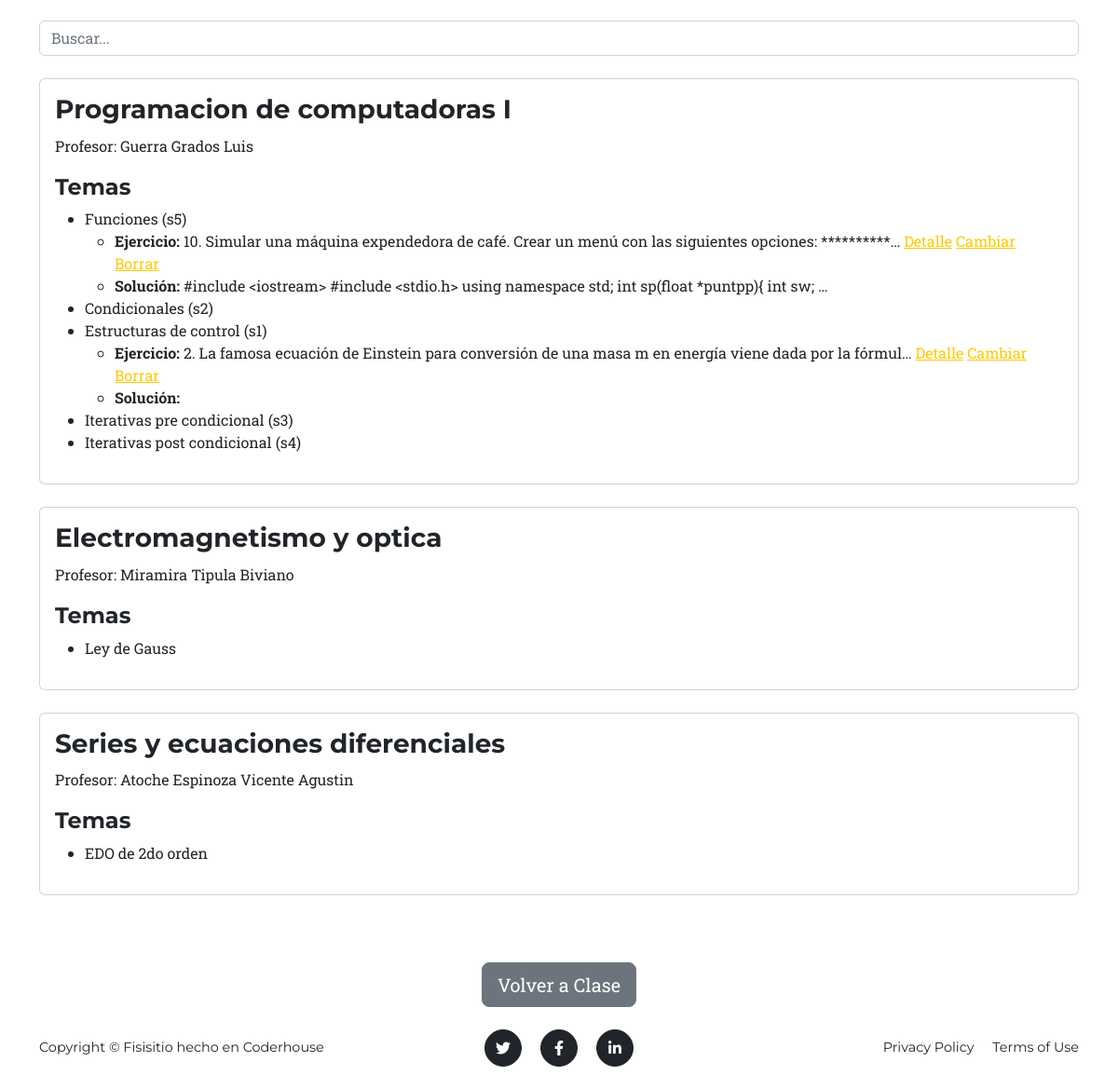
The page /Clase/ejerciciocategoria/list/ (lower part) on the database as committed earlier.
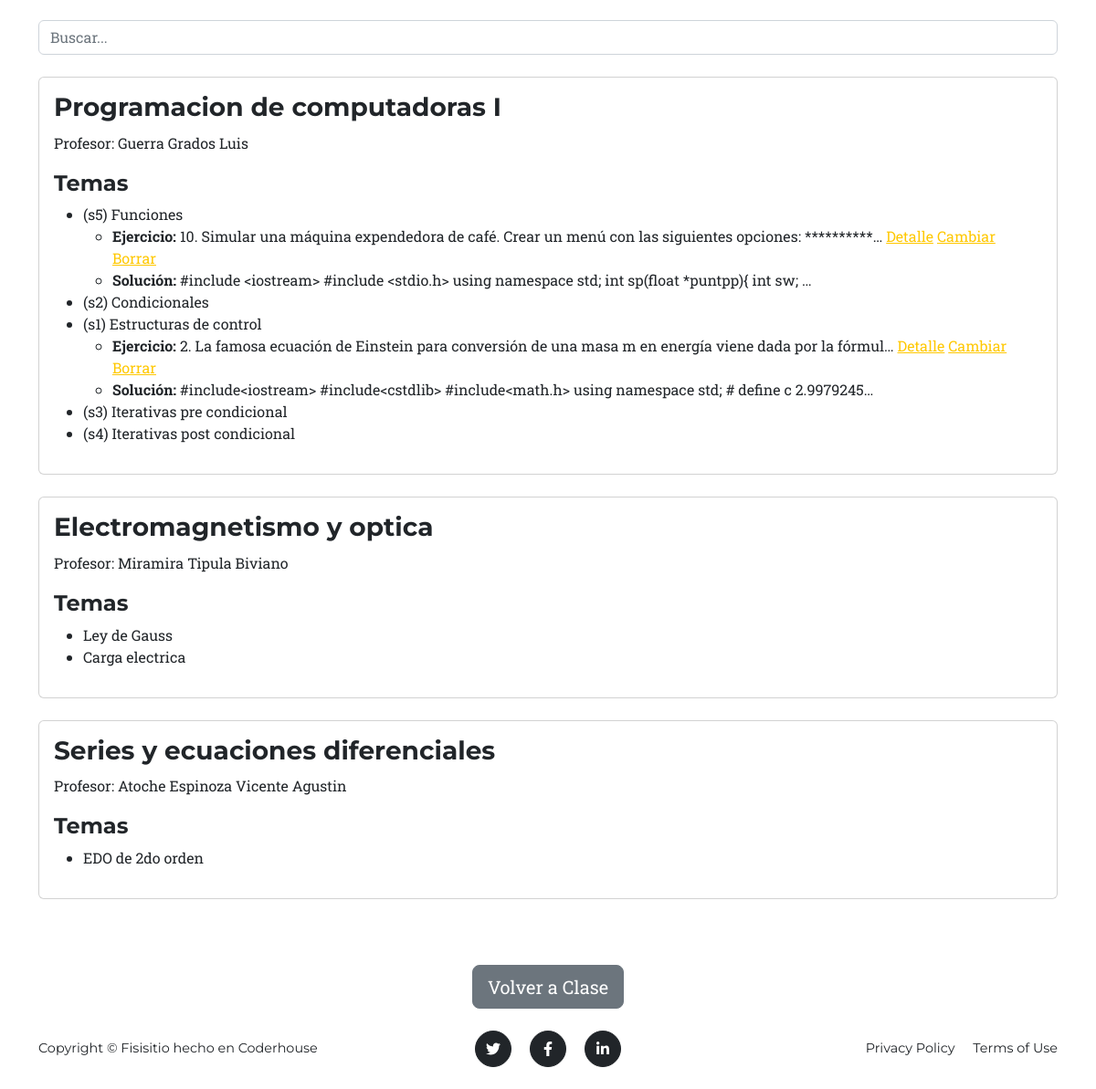
The same page on the database as committed later.
### Clase/models.py (models this page shows, shortened)
class Curso(models.Model):
    nombre = models.CharField(max_length=100, unique=True, blank=True, null=True)
    ciclo = models.ForeignKey(Ciclo, on_delete=models.CASCADE, related_name='cursos')
    profesor = models.ForeignKey(Profesor, on_delete=models.SET_NULL, null=True, related_name='cursos')

class Profesor(models.Model):
    nombre = models.CharField(max_length=100, blank=True, null=True)
    def __str__(self):
        return self.nombre

class Tema(models.Model):
    nombre = models.CharField(max_length=100, blank=True, null=True)
    curso = models.ForeignKey(Curso, on_delete=models.CASCADE, related_name='temas')

class EjercicioCategoria(models.Model):
    enunciado = models.TextField(blank=True, null=True)
    tema = models.ForeignKey(Tema, on_delete=models.CASCADE, related_name='ejercicios')

class Solucion(models.Model):
    solucion = models.TextField(blank=True, null=True)
    ejercicio = models.OneToOneField(EjercicioCategoria, on_delete=models.CASCADE, related_name='solucion')

### Clase/views.py (the view)
# urls.py: path("ejerciciocategoria/list/", views.EjercicioCategoriaList.as_view(), name="ejerciciocategoria_list"),
class EjercicioCategoriaList(ListView):
    model = models.EjercicioCategoria
    context_object_name = 'ejercicios'
    template_name = 'Clase/ejerciciocategoria_list.html'
    def get_context_data(self, **kwargs):
        context = super().get_context_data(**kwargs)
        context['cursos'] = models.Curso.objects.all()
        return context

### Clase/templates/Clase/ejerciciocategoria_list.html (shortened to what this page needs)
{% extends 'core/base.html' %}
{% block content %}
    <div class="container py-lg-4">
        <form action="{% url 'Clase:ejerciciocategoria_list' %}" method="get" class="mb-4">
            <input type="text" name="consulta" placeholder="Buscar..." class="form-control">
        </form>
        {% if cursos %}
            {% for curso in cursos %}
                <div class="card mb-4">
                    <div class="card-body">
                        <h3 class="card-title">{{ curso.nombre }}</h3>
                        <p>Profesor: {{ curso.profesor }}</p>
                        <h4>Temas</h4>
                        <ul>
                            {% for tema in curso.temas.all %}
                                <li>
                                    {{ tema.nombre }}
                                    <ul>
                                        {% for ejercicio in tema.ejercicios.all %}
                                            <li>
                                                <strong>Ejercicio:</strong> {{ ejercicio.enunciado|truncatechars:100 }}
                                                <a href="{% url 'Clase:ejerciciocategoria_detail' ejercicio.id %}">Detalle</a>
                                                <a href="{% url 'Clase:ejerciciocategoria_update' ejercicio.id %}">Cambiar</a>
                                                <a href="{% url 'Clase:ejerciciocategoria_delete' ejercicio.id %}">Borrar</a>
                                            </li>
                                            <li><strong>Solución:</strong> {{ ejercicio.solucion.solucion|truncatechars:100 }}</li>
                                        {% endfor %}
                                    </ul>
                                </li>
                            {% endfor %}
                        </ul>
                    </div>
                </div>
            {% endfor %}
        {% else %}
            <p>No se encontraron cursos.</p>
        {% endif %}
    </div>
    <div class="d-flex justify-content-center mt-4">
        <a href="{% url 'Clase:home' %}" class="btn btn-secondary btn-lg">Volver a Clase</a>
    </div>
{% endblock content %}

Rows that differ between the two databases and show on the page:
changed Tema: nombre "Funciones (s5)" → "(s5) Funciones"
changed Tema: nombre "Condicionales (s2)" → "(s2) Condicionales"
changed Tema: nombre "Estructuras de control (s1)" → "(s1) Estructuras de control"
shown differently, row unchanged: EjercicioCategoria: solucion.solucion (not shown) → "#include<iostream> #include<cstdlib> #include<math.h> using namespace std; # define c 2.9979245…"
changed Tema: nombre "Iterativas pre condicional (s3)" → "(s3) Iterativas pre condicional"
changed Tema: nombre "Iterativas post condicional (s4)" → "(s4) Iterativas post condicional"
added Tema: nombre "Carga electrica", shown under Curso "Electromagnetismo y optica"
